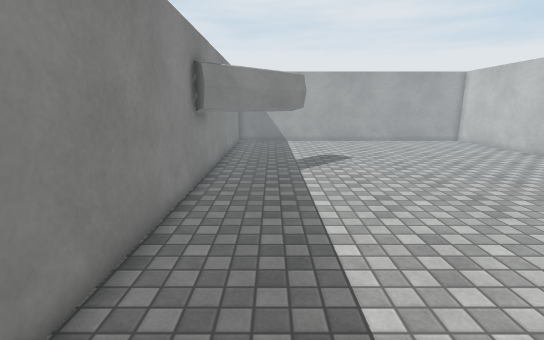
view 1 (above)

12 first-person views from a walk through a Unity game level. The camera is 1.5 m above the floor, tilts 12° down and sees 85° across. The floor is counted in squares, 0.5 m on a side. Each view is taken from the middle of a square. On the plan, view 1 faces up. The plan holds only what a view shows up to about 20 squares ahead; the rest is blank. The place goes on beyond the plan. The player is left out. Surface patterns are stand-ins for the level's own textures.

view 2
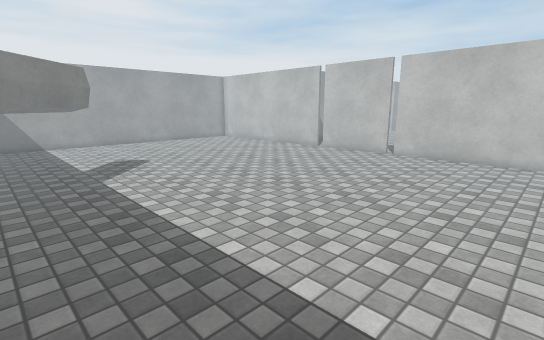

view 3
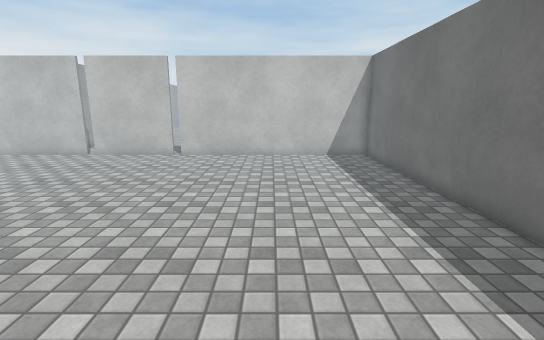

view 4
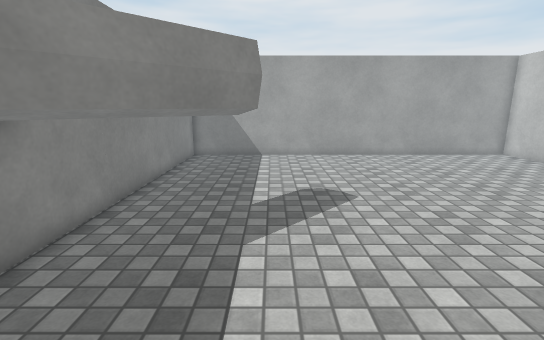

view 5
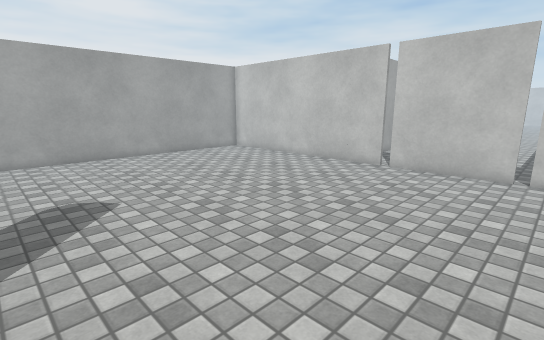

view 6
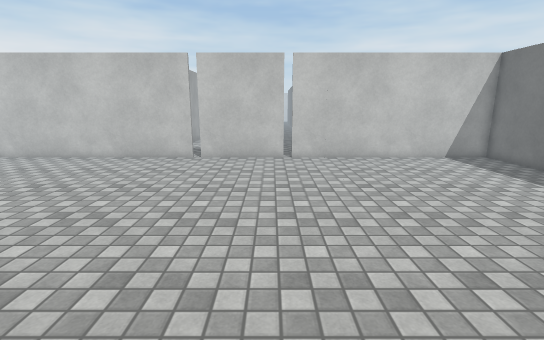

view 7
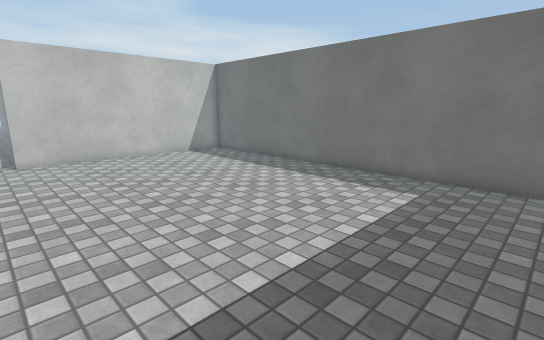

view 8
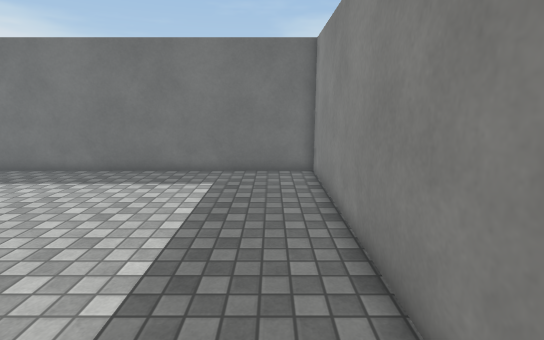

view 9
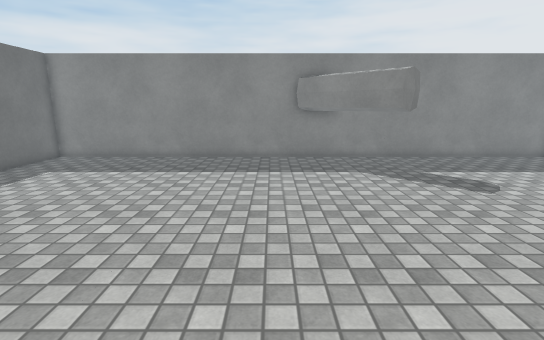

view 10
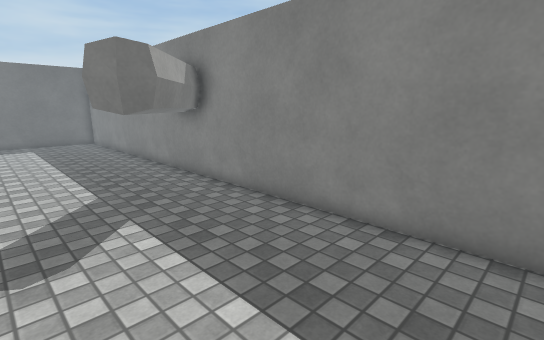

view 11
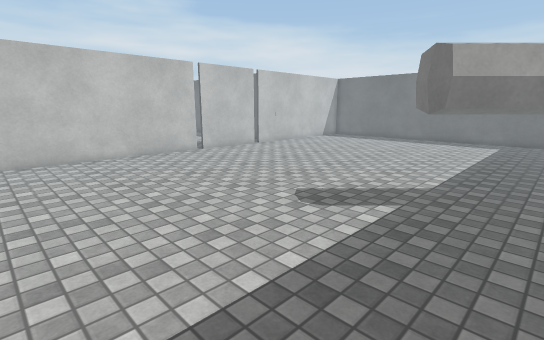

view 12
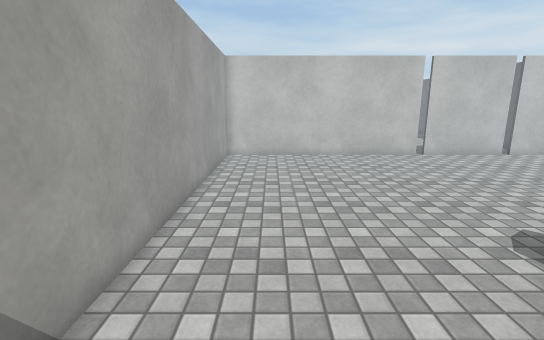

### Floor plan
Key: @ floor where view 1 was taken; # wall or solid block; x gap in a wall; . floor; O other object.
Columns run from 3 left of view 1 to 17 right of it. Each row starts with its distance up from view 1.
 27 #####################
 26 #...................#
 25 #...................#
 24 #...................#
 23 #...................#
 22 #...................#
 21 #...................#
 20 #...................#
 19 #...................#
 18 #...................#
 17 #..OO...............#
 16 #.OOOO..............#
 15 #OO.O...............x
 14 #O.O................x
 13 #.O.................#
 12 #O..................#
 11 #...................#
 10 #...................#
  9 #...................x
  8 #...................#
  7 #...................#
  6 #...................#
  5 #...................#
  4 #...................#
  3 #...................#
  2 #...................#
  1 #...................#
  0 #..@................#
 -1 #...................#
 -2 #...................#
 -3 #####################

Where each view was taken, in squares from view 1:
view 1: 0 up, 0 right, facing up
view 2: 1 up, 2 left, facing up-right
view 3: 3 up, 2 left, facing right
view 4: 8 up, 2 right, facing up
view 5: 8 up, 2 right, facing up-right
view 6: 10 up, 1 left, facing right
view 7: 10 up, 2 left, facing down-right
view 8: 11 up, 1 left, facing down
view 9: 10 up, 15 right, facing left
view 10: 25 up, 4 right, facing down-left
view 11: 26 up, 2 left, facing down-right
view 12: 24 up, 2 left, facing right
